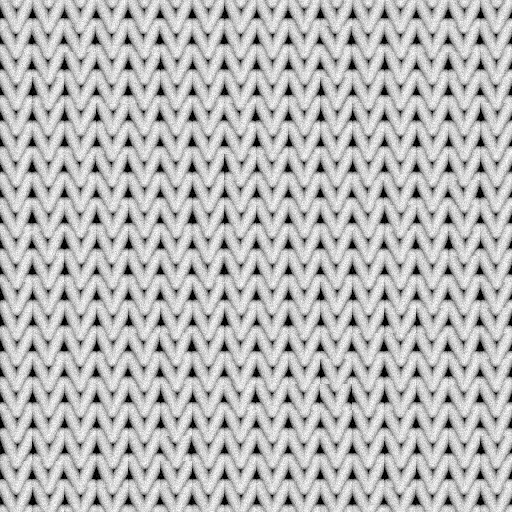

Here is the Python script that generated this plot:
# python3 knit.py -> knit.png: tileable height map of single-jersey knit, face side.
# 240 GSM combed cotton jersey: ~14 wales/cm and ~18 courses/cm; each loop shows as a V of two yarn legs.
import numpy as np
from PIL import Image
WALES, COURSES, PX = 16, 20, 512          # tile = 16 wales x 20 courses = 11.4 x 11.1 mm
rng = np.random.default_rng(7)
y, x = np.mgrid[0:PX, 0:PX] / PX
cx = x * WALES; cy = y * COURSES
i, j = np.floor(cx), np.floor(cy); u, v = cx - i, cy - j          # position inside one loop cell
jit = rng.normal(0, 0.035, (COURSES, WALES))                       # yarn tension varies loop to loop
jj = jit[j.astype(int) % COURSES, i.astype(int) % WALES]
r = 0.23                                                           # yarn radius in wale widths
def leg(ax, ay, bx, by, uu, vv):
    dx, dy = bx - ax, by - ay; t = np.clip(((uu - ax) * dx + (vv - ay) * dy) / (dx * dx + dy * dy), 0, 1)
    d = np.hypot(uu - ax - t * dx, (vv - ay - t * dy) * WALES / COURSES * 1.25)
    return np.sqrt(np.clip(1 - (d / r) ** 2, 0, 1))
h = np.zeros_like(u)
for dv in (-1, 0, 1):                                              # legs overlap into the next course
    vv = v - dv
    h = np.maximum(h, leg(0.08 + jj, -0.1, 0.5, 1.1, u, vv) * 0.95)
    h = np.maximum(h, leg(0.92 + jj, -0.1, 0.5, 1.1, u, vv))
fuzz = rng.normal(0, 0.05, (PX, PX))
h = np.clip(h * 0.9 + fuzz, 0, 1)
Image.fromarray((h * 255).astype(np.uint8)).save("knit.png"); print("knit ok")
